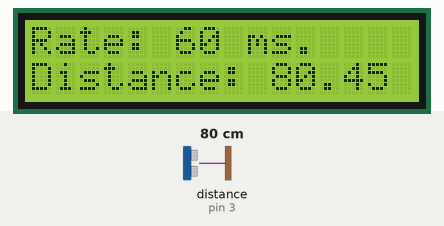
This sketch was run on a simulated Arduino Uno, built with avr-gcc and run on an emulated ATmega328P. Shown: 16×2 character LCD. Wiring (inferred from the names in the program): ultrasonic range finder: trigger pin 4; echo pin 3. The inputs (shaded band) are chosen by the test bench; at power-on: distance to the obstacle (sensor on pin 3) 80 cm. The echo pulse lasts 58.3 µs per cm.

Above: at 1.2 s.
1.3 s: distance to the obstacle (sensor on pin 3) set to 2 cm
At 2.82 s:
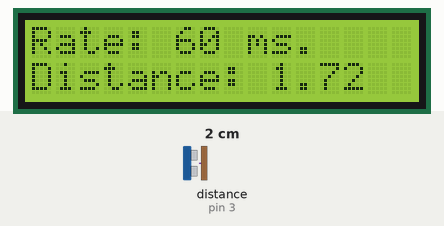
2.9 s: distance to the obstacle (sensor on pin 3) set to 4 cm
At 3.66 s:
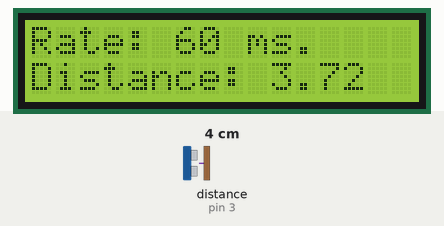
4.4 s: distance to the obstacle (sensor on pin 3) set to 9 cm
At 5.16 s:
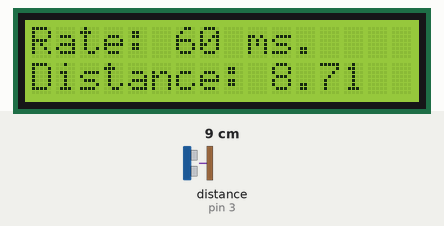

The sketch:

Print_Obstacle_Distance.ino
```cpp
// Print Obstacle Distance

/* The code uses an ultrasonic sensor to measure distances and displays the measurements in centimeters on an
LCD screen. It also updates the display at a specified time interval. */

#include <LiquidCrystal.h>

// Define pin connections for LCD and ultrasonic sensor
#define LCD_RS_PIN A5
#define LCD_E_PIN A4
#define LCD_D4_PIN 6
#define LCD_D5_PIN 7
#define LCD_D6_PIN 8
#define LCD_D7_PIN 9

#define ECHO_PIN 3
#define TRIGGER_PIN 4

// Initialize LCD object and variables
LiquidCrystal lcd(LCD_RS_PIN, LCD_E_PIN, LCD_D4_PIN,
                  LCD_D5_PIN, LCD_D6_PIN, LCD_D7_PIN);

int cursorLine = 0;

unsigned long lastTimeUltrasonicTrigger = millis();
unsigned long ultrasonicTriggerDelay = 60;

volatile unsigned long pulseInTimeBegin;
volatile unsigned long pulseInTimeEnd;
volatile bool newDistanceAvailable = false;

double previousDistance = 400.0;

// Function to trigger the ultrasonic sensor
void triggerUltrasonicSensor()
{
  digitalWrite(TRIGGER_PIN, LOW);
  delayMicroseconds(2);
  digitalWrite(TRIGGER_PIN, HIGH);
  delayMicroseconds(10);
  digitalWrite(TRIGGER_PIN, LOW);
}

// Function to calculate the distance measured by the ultrasonic sensor
double getUltrasonicDistance()
{
  double durationMicros = pulseInTimeEnd - pulseInTimeBegin;
  double distance = durationMicros / 58.0; // cm (148.0: inches)
  if (distance > 400.0) {
    return previousDistance;
  }
  distance = previousDistance * 0.7 + distance * 0.3;
  previousDistance = distance;
  return distance;
}

// Interrupt service routine for the echo pin of the ultrasonic sensor
void echoPinInterrupt()
{
  if (digitalRead(ECHO_PIN) == HIGH) { // start measuring
    pulseInTimeBegin = micros();
  }
  else { // stop measuring
    pulseInTimeEnd = micros();
    newDistanceAvailable = true;
  }
}

// Function to print the distance on the LCD
void printDistanceOnLCD(double distance)
{
  lcd.setCursor(0, 1);
  lcd.print("Distance: ");
  lcd.print(distance);
  lcd.print("  ");
}

void setup() {
  pinMode(ECHO_PIN, INPUT);
  pinMode(TRIGGER_PIN, OUTPUT);
  lcd.begin(16, 2);
  lcd.setCursor(0, 0);
  lcd.print("Rate: ");
  lcd.print(ultrasonicTriggerDelay);
  lcd.print(" ms.");

  // Attach interrupt to the echo pin
  attachInterrupt(digitalPinToInterrupt(ECHO_PIN),
                  echoPinInterrupt,
                  CHANGE);
}

void loop() {
  unsigned long timeNow = millis();

  // Trigger ultrasonic sensor at specified intervals
  if (timeNow - lastTimeUltrasonicTrigger > ultrasonicTriggerDelay) {
    lastTimeUltrasonicTrigger += ultrasonicTriggerDelay;
    triggerUltrasonicSensor();
  }

  // Update LCD with new distance measurement
  if (newDistanceAvailable) {
    newDistanceAvailable = false;
    double distance = getUltrasonicDistance();
    printDistanceOnLCD(distance);
  }
}
```
